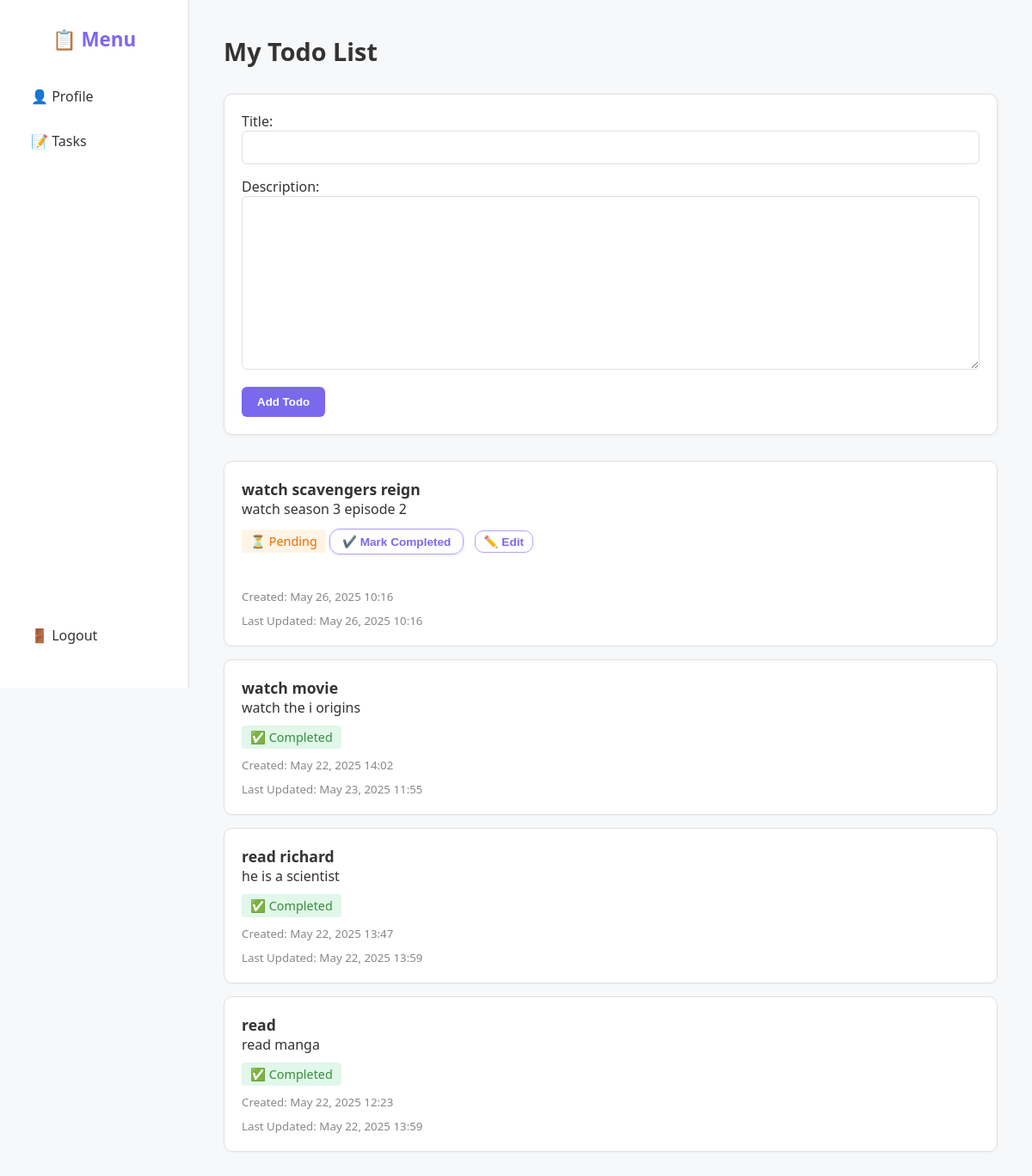
/, run on an earlier commit of the app's database.
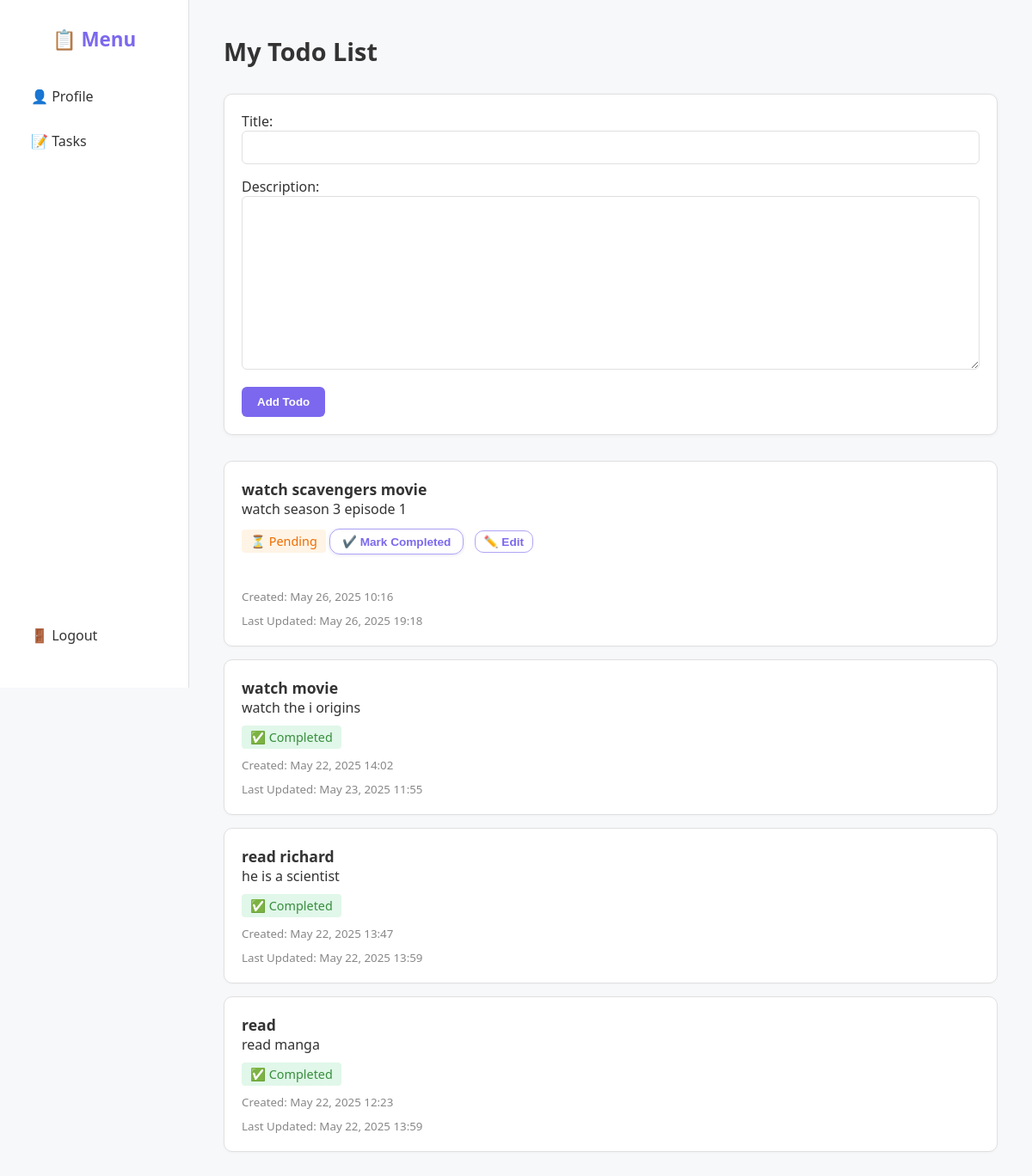
And on a later commit of the database.
### todos/models.py (models this page shows, shortened)
class Todo(models.Model):
    title = models.CharField(max_length=200)
    description = models.TextField()
    completed = models.BooleanField(default=False)
    created_at = models.DateTimeField(auto_now_add=True)
    updated_at = models.DateTimeField(auto_now=True)

### todos/views.py (the view)
# urls.py: 2. Add a URL to urlpatterns:  path('', views.home, name='home')
def home(request):
    if request.method == 'POST':
        form = TodoForm(request.POST)
        if form.is_valid():
            form.save()
            return redirect('home')
    else:
        form = TodoForm()
    todos = Todo.objects.all().order_by('-created_at')
    return render(request, 'todos/home.html', {'form': form, 'todos': todos})

### todos/forms.py
class TodoForm(forms.ModelForm):
    class Meta:
        model = Todo
        fields = ['title', 'description'] #'completed'

### todos/templates/todos/home.html (shortened to what this page needs)
<!DOCTYPE html>
<html lang="en">
<head>
</head>
<body>
  <div class="sidebar">
    <div class="menu-top">
      <h2>📋 Menu</h2>
      <a href="{% url 'profile' %}">👤 Profile</a>
      <a href="{% url 'home' %}">📝 Tasks</a>
    </div>
    <div class="logout-bottom">
      <a href="{% url 'logout' %}">🚪 Logout</a>
    </div>
  </div>
  <div class="main-content">
    <h1>My Todo List</h1>
    <form method="POST">
      {{ form.as_p }}
      <button type="submit">Add Todo</button>
    </form>
    <ul>
      {% for todo in todos %}
        <li>
          <strong>{{ todo.title }}</strong>
          <p>{{ todo.description }}</p>
          <span class="status {% if todo.completed %}completed{% else %}pending{% endif %}">
            {% if todo.completed %}
              ✅ Completed
            {% else %}
              ⏳ Pending
            {% endif %}
          </span>
          {% if not todo.completed %}
            <form method="POST" action="{% url 'mark_completed' todo.id %}" class="mark-completed-form">
              <button type="submit">✔️ Mark Completed</button>
            </form>
            <button class="edit-btn" onclick="toggleEditForm({{ todo.id }})">✏️ Edit</button>
          {% endif %}
          <small>Created: {{ todo.created_at|date:"M d, Y H:i" }}</small>
          <small>Last Updated: {{ todo.updated_at|date:"M d, Y H:i" }}</small>
        </li>
      {% empty %}
        <li>No todos yet.</li>
      {% endfor %}
    </ul>
  </div>
</body>
</html>

What changed in the data, as far as the page shows it:
changed Todo: title "watch scavengers reign" → "watch scavengers movie"; description "watch season 3 episode 2" → "watch season 3 episode 1"; updated_at "May 26, 2025 10:16" → "May 26, 2025 19:18"
